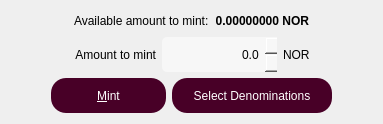
                  <widget class="QWidget" name="tabMint">
                   <attribute name="title">
                    <string>Mint</string>
                   </attribute>
                   <layout class="QGridLayout" name="gridLayout_3">
                    <item row="0" column="0">
                     <layout class="QGridLayout" name="gridLayout_mint">
                      <item row="1" column="0">
                       <layout class="QHBoxLayout" name="horizontalLayout_2">
                        <item>
                         <spacer name="horizontalSpacer_10">
                          <property name="orientation">
                           <enum>Qt::Horizontal</enum>
                          </property>
                          <property name="sizeHint" stdset="0">
                           <size>
                            <width>40</width>
                            <height>20</height>
                           </size>
                          </property>
                         </spacer>
                        </item>
                        <item>
                         <widget class="QLabel" name="label">
                          <property name="text">
                           <string>Amount to mint</string>
                          </property>
                          <property name="alignment">
                           <set>Qt::AlignRight|Qt::AlignTrailing|Qt::AlignVCenter</set>
                          </property>
                         </widget>
                        </item>
                        <item>
                         <widget class="QDoubleSpinBox" name="amountToMint">
                          <property name="minimumSize">
                           <size>
                            <width>115</width>
                            <height>35</height>
                           </size>
                          </property>
                          <property name="styleSheet">
                           <string notr="true">QDoubleSpinBox::up-button {
	width: 16px; 
    border-image: url(:/icons/icon_up) 1;
}
QDoubleSpinBox::down-button {
	width: 16px;
    border-image: url(:/icons/icon_down) 1;
color: black;
 }
QDoubleSpinBox{
	color:black;
	background-color:rgba(247, 247, 247, 250);
	border-radius:5px;
	border-style:solid;
	border-color:gray;
	border-width:thin;
	padding-left: 10;
}
</string>
                          </property>
                          <property name="wrapping">
                           <bool>false</bool>
                          </property>
                          <property name="frame">
                           <bool>false</bool>
                          </property>
                          <property name="alignment">
                           <set>Qt::AlignRight|Qt::AlignTrailing|Qt::AlignVCenter</set>
                          </property>
                          <property name="buttonSymbols">
                           <enum>QAbstractSpinBox::UpDownArrows</enum>
                          </property>
                          <property name="specialValueText">
                           <string/>
                          </property>
                          <property name="accelerated">
                           <bool>false</bool>
                          </property>
                          <property name="correctionMode">
                           <enum>QAbstractSpinBox::CorrectToNearestValue</enum>
                          </property>
                          <property name="keyboardTracking">
                           <bool>true</bool>
                          </property>
                          <property name="showGroupSeparator" stdset="0">
                           <bool>false</bool>
                          </property>
                          <property name="decimals">
                           <number>1</number>
                          </property>
                          <property name="minimum">
                           <double>0.000000000000000</double>
                          </property>
                          <property name="maximum">
                           <double>100000.000000000000000</double>
                          </property>
                          <property name="singleStep">
                           <double>0.100000000000000</double>
                          </property>
                          <property name="value">
                           <double>0.000000000000000</double>
                          </property>
                         </widget>
                        </item>
                        <item>
                         <widget class="QLabel" name="label_5">
                          <property name="text">
                           <string>NOR</string>
                          </property>
                         </widget>
                        </item>
                        <item>
                         <spacer name="horizontalSpacer_11">
                          <property name="orientation">
                           <enum>Qt::Horizontal</enum>
                          </property>
                          <property name="sizeHint" stdset="0">
                           <size>
                            <width>40</width>
                            <height>20</height>
                           </size>
                          </property>
                         </spacer>
                        </item>
                       </layout>
                      </item>
                      <item row="0" column="0">
                       <layout class="QHBoxLayout" name="horizontalLayout_6">
                        <item>
                         <spacer name="horizontalSpacer_9">
                          <property name="orientation">
                           <enum>Qt::Horizontal</enum>
                          </property>
                          <property name="sizeHint" stdset="0">
                           <size>
                            <width>40</width>
                            <height>20</height>
                           </size>
                          </property>
                         </spacer>
                        </item>
                        <item>
                         <widget class="QLabel" name="label_6">
                          <property name="text">
                           <string>Available amount to mint:</string>
                          </property>
                         </widget>
                        </item>
                        <item>
                         <widget class="QLabel" name="availableAmount">
                          <property name="sizePolicy">
                           <sizepolicy hsizetype="Fixed" vsizetype="Preferred">
                            <horstretch>0</horstretch>
                            <verstretch>0</verstretch>
                           </sizepolicy>
                          </property>
                          <property name="minimumSize">
                           <size>
                            <width>80</width>
                            <height>0</height>
                           </size>
                          </property>
                          <property name="font">
                           <font>
                            <weight>75</weight>
                            <bold>true</bold>
                           </font>
                          </property>
                          <property name="text">
                           <string>0.00000000 NOR</string>
                          </property>
                          <property name="alignment">
                           <set>Qt::AlignRight|Qt::AlignTrailing|Qt::AlignVCenter</set>
                          </property>
                         </widget>
                        </item>
                        <item>
                         <spacer name="horizontalSpacer_3">
                          <property name="orientation">
                           <enum>Qt::Horizontal</enum>
                          </property>
                          <property name="sizeHint" stdset="0">
                           <size>
                            <width>40</width>
                            <height>20</height>
                           </size>
                          </property>
                         </spacer>
                        </item>
                       </layout>
                      </item>
                      <item row="2" column="0">
                       <layout class="QHBoxLayout" name="horizontalLayout_9">
                        <item>
                         <spacer name="horizontalSpacer_8">
                          <property name="orientation">
                           <enum>Qt::Horizontal</enum>
                          </property>
                          <property name="sizeHint" stdset="0">
                           <size>
                            <width>40</width>
                            <height>20</height>
                           </size>
                          </property>
                         </spacer>
                        </item>
                        <item>
                         <widget class="QPushButton" name="mintButton">
                          <property name="enabled">
                           <bool>true</bool>
                          </property>
                          <property name="minimumSize">
                           <size>
                            <width>115</width>
                            <height>35</height>
                           </size>
                          </property>
                          <property name="styleSheet">
                           <string notr="true">background-color: #480027;
color: white;
border-radius:15px;
height:35px;
width:50px;
border-width:0px;</string>
                          </property>
                          <property name="text">
                           <string>&amp;Mint</string>
                          </property>
                         </widget>
                        </item>
                        <item>
                         <widget class="QPushButton" name="selectDenomsButton">
                          <property name="enabled">
                           <bool>true</bool>
                          </property>
                          <property name="minimumSize">
                           <size>
                            <width>160</width>
                            <height>35</height>
                           </size>
                          </property>
                          <property name="styleSheet">
                           <string notr="true">background-color: #480027;
color: white;
border-radius:15px;
height:35px;
width:50px;
border-width:0px;</string>
                          </property>
                          <property name="text">
                           <string>Select Denominations</string>
                          </property>
                         </widget>
                        </item>
                        <item>
                         <spacer name="horizontalSpacer_4">
                          <property name="orientation">
                           <enum>Qt::Horizontal</enum>
                          </property>
                          <property name="sizeHint" stdset="0">
                           <size>
                            <width>40</width>
                            <height>20</height>
                           </size>
                          </property>
                         </spacer>
                        </item>
                       </layout>
                      </item>
                     </layout>
                    </item>
                   </layout>
                  </widget>
